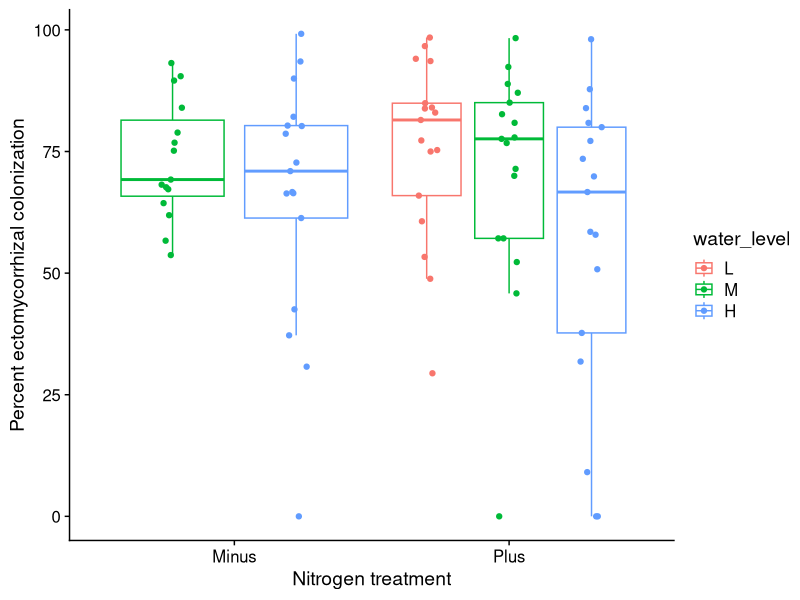

The R script that drew this image: (Note: this script raises an error after producing the figure.)
# Making some preliminary figures for the Hebeloma data

library(tidyverse)
library(cowplot)

fulldata = read_csv("Merged Hebeloma 11Apr2022 OT.csv")

fulldata$percent_col = 100*(fulldata$colonized_tips/fulldata$total_tips)

fulldata$water_level = as.factor(fulldata$water_level)

# Put water levels in correct order for plotting
fulldata$water_level = factor(fulldata$water_level, levels = c("L", "M", "H"))

weird_point = fulldata[fulldata$water_level == "L" & 
                         fulldata$n == "Minus" &
                         fulldata$percent_col <100,]
# I had no plants in this project that were Minus N and also low water.
# what's up with this point?
# Checked original data sheet photo (from 2/14) and found that it was mis-transcribed.
# this is plant HC004

fulldata$n[fulldata$seedling == "HC004"] = "Plus"

# fulldata$drydown_day = numeric(nrow(fulldata))
# for (i in 1:nrow(fulldata)) {
#   if (fulldata$harvest_day[i] == "1") {
#     fulldata$drydown_day[i] = 1
#   } else if (fulldata$harvest_day[i] == "2") {
#     fulldata$drydown_day[i] = 3
#   } else if (fulldata$harvest_day[i] == "3") {
#     fulldata$drydown_day[i] = 7
#   } else if (fulldata$harvest_day[i] == "4") {
#     fulldata$drydown_day[i] = 10
#   }
# }


colonized = subset(fulldata, colonized == "Y")

# Percent colonization by water treatment
ggplot(data = colonized) +
  theme_cowplot() +
  geom_boxplot(outlier.alpha = 0,
               position = position_dodge(0.9),
               aes(x = n, y = percent_col,
                   color = water_level)) +
  geom_point(position = position_jitterdodge(dodge.width = 0.9,
                                             jitter.width = 0.2),
              aes(x = n, y = percent_col,
                  color = water_level)) +
  xlab("Nitrogen treatment") +
  ylab("Percent ectomycorrhizal colonization")

# water potentials
ggplot(data = fulldata) +
  theme_cowplot() +
  geom_jitter(width = 0.25,
              aes(x = drydown_day, y = water_potential_m_pa,
                 color = water_level,
                 shape = colonized)) +
  xlab("Days of drydown") +
  ylab("Water potential")
# Hmm not a lot of variation over time.

# Checking to see if plant water potentials got more negative if the plants sat
# for a long time in the cooler before measurement.

# Let's just check one day at a time, since I think I did days 1 and 2 as
# one big batch and after that I did two measurement batches per day.
# I started measuring on Day 1 around 4PM; similar for day 2.

ggplot(data = subset(fulldata, harvest_day == 1)) +
  theme_cowplot() +
  geom_point(aes(x = time, y = water_potential_m_pa,
                  color = water_level,
                  shape = colonized)) +
  xlab("Time at harvest") +
  ylab("Water potential (MPa)")

# This looks okay to me, although it's possible things got drier as they sat
# (points on the left side are a bit drier)

# What about day 2?

ggplot(data = subset(fulldata, harvest_day == 2)) +
  theme_cowplot() +
  geom_point(aes(x = time, y = water_potential_m_pa,
                 color = water_level,
                 shape = colonized)) +
  xlab("Time at harvest") +
  ylab("Water potential (MPa)")

massplot = ggplot(data = bio_and_col_onlyclean) +
  geom_boxplot(outlier.alpha = 0,
               aes(x = Fungi, y = total_biomass)) +
  geom_jitter(width = 0.20,
              aes(x = Fungi, y = total_biomass)) +
  facet_grid(. ~ N_level, labeller = labeller(N_level = labels)) +
  theme(axis.text.x = element_text(angle = 90, hjust = 1, vjust = 0.5)) +
  ylab("Total plant biomass (g)") +
  theme(plot.margin = unit(c(1,1,1,1), "cm")) +
  geom_text(data = anothertry, aes(x, y, label = labs)) +
  xlab("Fungi on roots at harvest")
